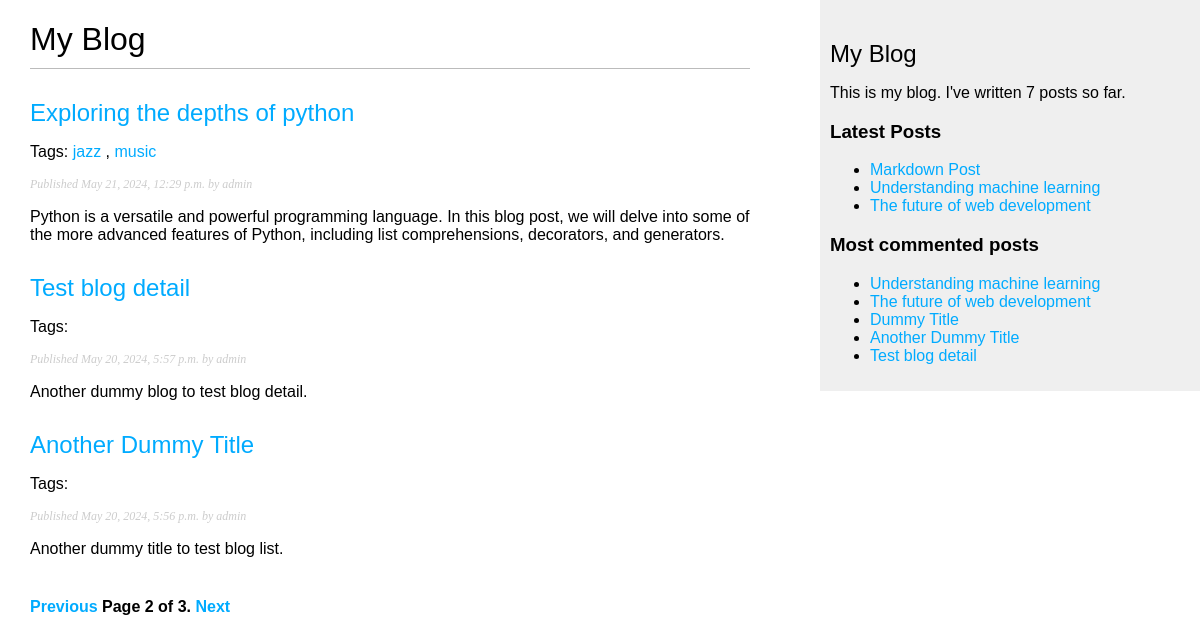
Screenshot of /blog/?page=2 with the database file from the repository.
### blog/models.py (models this page shows, shortened)
class Post(models.Model):
    class Status(models.TextChoices):
        DRAFT = 'DF', 'Draft'
        PUBLISHED = 'PB', 'Published'
    title = models.CharField(max_length=250)
    slug = models.SlugField(max_length=250, unique_for_date='publish')
    author = models.ForeignKey(settings.AUTH_USER_MODEL, on_delete=models.CASCADE, related_name='blog_posts')
    body = models.TextField()
    publish = models.DateTimeField(default=timezone.now)
    created = models.DateTimeField(auto_now_add=True)
    updated = models.DateTimeField(auto_now=True)
    status = models.CharField(max_length=2, choices=Status, default=Status.DRAFT)
    objects = models.Manager()  # Default Manager
    published = PublishedManager()  # Custom Manager
    tags = TaggableManager()
    class Meta:
        ordering = ['-publish']
        indexes = [
            models.Index(fields=['-publish']),
        ]
    def get_absolute_url(self):
        return reverse('blog:post_detail', args=[self.publish.year, self.publish.month, self.publish.day, self.slug])

### blog/views.py (the view)
# urls.py: path('', views.post_list, name='post_list'),
def post_list(request, tag_slug=None):
    post_list = Post.published.all()
    tag = None
    if tag_slug:
        tag = get_object_or_404(Tag, slug=tag_slug)
        post_list = post_list.filter(tags__in=[tag])
    paginator = Paginator(post_list, 3)  # Pagination with three posts per page
    page_number = request.GET.get('page', 1)
    try:
        posts = paginator.page(page_number)
    except PageNotAnInteger:  # If page number is not an integer, get the first page
        posts = paginator.page(1)
    except EmptyPage:
        posts = paginator.page(paginator.num_pages)
    return render(request, 'blog/post/list.html', {
        'posts': posts,
        'tag': tag
    })

### blog/models.py (called while the page is built)
    def get_queryset(self):
        return super().get_queryset().filter(status=Post.Status.PUBLISHED)

### blog/templatetags/blog_tags.py (called while the page is built)
@register.simple_tag
def total_posts():
    return Post.published.count()

@register.inclusion_tag('blog/post/latest_posts.html')
def show_latest_posts(count=5):
    latest_posts = Post.published.order_by('-publish')[:count]
    return {'latest_posts': latest_posts}

@register.simple_tag
def get_most_commented_posts(count=5):
    return Post.published.annotate(total_comments=Count('comments')).order_by('-total_comments')[:count]

@register.filter(name='markdown')
def markdown_format(text):
    return mark_safe(markdown.markdown(text))

### blog/templates/blog/post/list.html (shortened to what this page needs)
{% extends "blog/base.html" %}
{% load blog_tags %}
{% block content %}
    <h1>My Blog</h1>
    {% for post in posts %}
        <h2>
            <a href="{{ post.get_absolute_url }}">
                {{ post.title }}
            </a>
        </h2>
        <p class="tags">Tags:
            {% for tag in post.tags.all %}
        <a href="{% url "blog:post_list_by_tag" tag.slug %}">
          {{ tag.name }}
        </a>{% if not forloop.last %}, {% endif %}
      {% endfor %}
        </p>
        <p class="date">
            Published {{ post.publish }} by {{ post.author }}
        </p>
        {{ post.body| markdown | truncatewords_html:30 }}
    {% endfor %}
    {% include "pagination.html" with page=posts %}
{% endblock %}

### blog/templates/blog/base.html (shortened to what this page needs)
{% load blog_tags %}
{% load static %}
<!DOCTYPE html>
<html lang="en">
<head>
    <link href="{% static "css/blog.css" %}" rel="stylesheet">
</head>
<body>
    <div id="content">
        {% block content %}
        {% endblock %}
    </div>
    <div id="sidebar">
        <h2>My Blog</h2>
        <p>This is my blog. I've written {% total_posts %} posts so far.</p>
        <h3>Latest Posts</h3>
        {% show_latest_posts 3 %}
        <h3>Most commented posts</h3>
        {% get_most_commented_posts as most_commented_posts %}
        <ul>
            {% for post in most_commented_posts %}
                <li>
                    <a href="{{ post.get_absolute_url }}">{{ post.title }}</a>
                </li>
            {% endfor %}
        </ul>
    </div>
</body>
</html>

### blog/templates/blog/post/latest_posts.html
<ul>
    {% for post in latest_posts%}
        <li>
            <a href="{{ post.get_absolute_url }}">{{ post.title }}</a>
        </li>
    {% endfor %}
</ul>

### blog/static/css/blog.css (style rules this page uses)
body { margin:0; padding:0; font-family:helvetica, sans-serif; }
a { color:#00abff; text-decoration:none; }
h1 { font-weight:normal; border-bottom:1px solid #bbb; padding:0 0 10px 0; }
h2 { font-weight:normal; margin:30px 0 0; }
#content { float:left; width:60%; padding:0 0 0 30px; }
#sidebar { float:right; width:30%; padding:10px; background:#efefef; height:100%; }
p.date { color:#ccc; font-family: georgia, serif; font-size: 12px; font-style: italic; }

### rows the page displays
Post: title "Exploring the depths of python", publish "May 21, 2024, 12:29 p.m.", author "admin", body "Python is a versatile and powerful programming language. In this blog post, we will delve into some of the more advanced features of Python, including list comprehensions, decorators, and generators."
Tag: name "jazz"
Tag: name "music"
Post: title "Test blog detail", publish "May 20, 2024, 5:57 p.m.", author "admin", body "Another dummy blog to test blog detail."
Post: title "Another Dummy Title", publish "May 20, 2024, 5:56 p.m.", author "admin", body "Another dummy title to test blog list."
Post: title "Markdown Post"
Post: title "Understanding machine learning"
Post: title "The future of web development"
Post: title "Dummy Title"

### other values shown
{{ page.number }} "2"
{{ page.paginator.num_pages }} "3"
